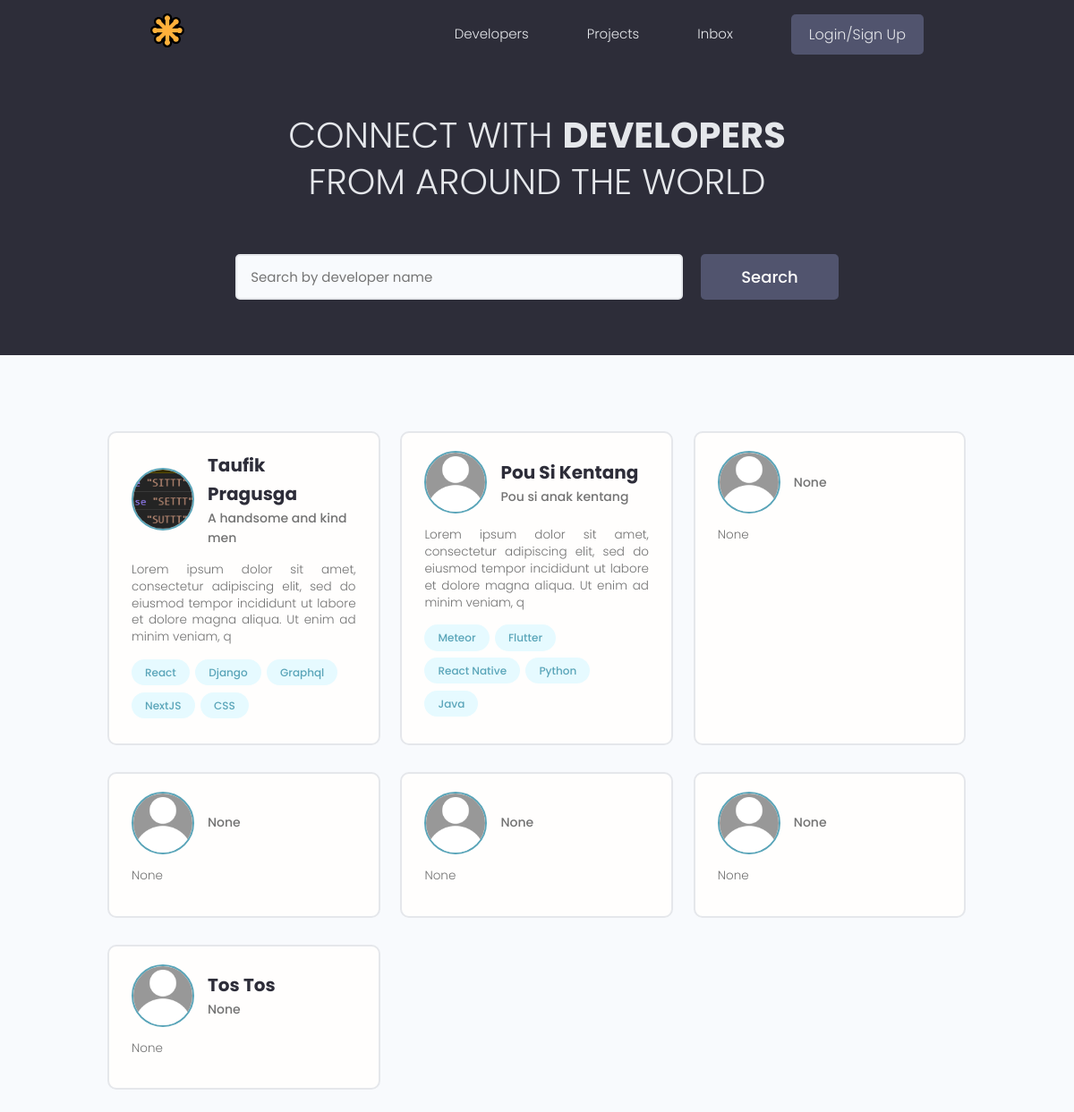
The page / on the database its author committed.
### users/models.py (models this page shows, shortened)
class Profile(models.Model):
    id = models.UUIDField(primary_key=True, default=uuid.uuid4, editable=False)
    created_at = models.DateTimeField(auto_now_add=True)
    user = models.OneToOneField(User, on_delete=models.CASCADE)
    name = models.CharField(max_length=200, null=True, blank=True)
    username = models.CharField(max_length=200, null=True, blank=True)
    location = models.CharField(max_length=300, null=True, blank=True)
    email = models.CharField(max_length=200, null=True, blank=True)
    short_intro = models.CharField(max_length=200, null=True, blank=True)
    bio = models.TextField(null=True, blank=True)
    profile_image = models.ImageField(
        upload_to="profiles/",
        blank=True,
        null=True,
        default="profiles/default.jpg",
    )
    social_github = models.CharField(max_length=200, null=True, blank=True)
    social_twitter = models.CharField(max_length=200, null=True, blank=True)
    social_linkedin = models.CharField(max_length=200, null=True, blank=True)
    social_youtube = models.CharField(max_length=200, null=True, blank=True)

class Skill(models.Model):
    id = models.UUIDField(primary_key=True, default=uuid.uuid4, editable=False)
    created_at = models.DateTimeField(auto_now_add=True)
    owner = models.ForeignKey(
        Profile, on_delete=models.CASCADE, null=True, blank=True
    )
    name = models.CharField(max_length=200, null=True, blank=True)
    description = models.TextField(null=True, blank=True)
    def __str__(self):
        return str(self.name)

### users/views.py (the view)
# urls.py: path("", views.profiles, name="profiles"),
def profiles(request):
    profiles = Profile.objects.all()
    context = {"profiles": profiles}
    return render(request, "users/profiles.html", context)

### users/templates/users/profiles.html (shortened to what this page needs)
{% extends "main.html"%}
{% block content %}
<main class="home">
  <section class="hero-section text-center">
    <div class="container container--narrow">
      <div class="hero-section__box">
        <h2>CONNECT WITH <span>DEVELOPERS</span></h2>
        <h2>FROM AROUND THE WORLD</h2>
      </div>
      <div class="hero-section__search">
        <form class="form" action="#" method="get">
          <div class="form__field">
            <input class="input input--text" id="formInput#search" type="text" name="text"
              placeholder="Search by developer name" />
          </div>
          <input class="btn btn--sub btn--lg" type="submit" value="Search" />
        </form>
      </div>
    </div>
  </section>
  <section class="devlist">
    <div class="container">
      <div class="grid grid--three">
        {% for profile in profiles %}
        <div class="column card">
          <div class="dev">
            <a href="{% url 'user-profile' profile.id %}" class="card__body">
              <div class="dev__profile">
                <img class="avatar avatar--md" src="{{profile.profile_image.url}}" alt="{{profile.name}}" />
                <div class="dev__meta">
                  <h3>{{profile.name}}</h3>
                  <h5>{{profile.short_intro|slice:"60"}}</h5>
                </div>
              </div>
              <p class="dev__info">
                {{profile.bio|slice:"150"}}
              </p>
              <div class="dev__skills">
                {% for skill in profile.skill_set.all|slice:'5' %}
                <span class="tag tag--pill tag--main">
                  <small>{{skill}}</small>
                </span>
                {% endfor %}
              </div>
            </a>
          </div>
        </div>
        {% endfor %}
      </div>
    </div>
  </section>
</main>
{% endblock content%}

### static/styles/app.css (style rules this page uses)
:root { --color-sub: #2d2d39; }
.btn--sub { background-color: var(--color-sub-light); }
.card { border: 2px solid var(--color-light); }
img { width: 100%; }
.hero-section { height: 40vh; display: flex; align-items: center; background-color: var(--color-sub); }
.hero-section__box { margin-bottom: 4rem; }
.hero-section__box > h2, .hero-section__box > h2 > span { font-size: 4rem; color: var(--color-light); line-height: 1.3; text-transform: uppercase; }
.hero-section__box > h2 { font-weight: 300; }
.hero-section__box > h2 > span { font-weight: 700; }
.hero-section__search > .form { display: flex; align-items: center; justify-content: center; gap: 2rem; }
.hero-section__search > .form input.input--text { width: 50rem; }
.devlist { margin-top: 8rem; }
.devlist .grid { align-items: stretch; }
.devlist .dev .dev__profile { display: flex; align-items: center; gap: 1.5rem; }
.devlist .dev .dev__meta h3 { color: var(--color-sub); font-size: 2rem; font-weight: 700; }
.devlist .dev .dev__meta h5 { color: var(--color-text); font-size: 1.4rem; font-weight: 500; }
.devlist .dev .dev__info { margin: 1.5rem 0; font-size: 1.35rem; line-height: 1.4; text-align: justify; }

### static/uikit/styles/modules/_variables.css (style rules this page uses)
:root { --color-main: #5aa5b9; --color-main-light: #e6faff; --color-sub: #3f4156; --color-sub-light: #51546e; --color-sub-lighter: #ededfd; --color-text: #737373; --color-gray: #8b8b8b; --color-light: #e5e7eb; --color-light-gray: #767676; --color-bg: #f8fafd; --color-white: #fffefd; --color-white-light: #f3f3f3; --color-success: #359e64; --color-success-bg: #def8e8; --color-error: #fc4b0b; --color-error-bg: #fff2ee; --font-base: 'Poppins', arial, helvetica, 'Segoe UI', roboto, ubuntu, sans-serif; --font-monospace: 'Fira Code', 'Courier New', courier, monospace; --font-regular: 300; --font-medium: 500; --font-bold: 700; --generic-shadow: 1px 1px 5px #00000010; --generic-transition: all 0.3s ease-in-out; }

### static/uikit/styles/modules/_base.css (style rules this page uses)
* { margin: 0; padding: 0; box-sizing: border-box; text-rendering: optimizeLegibility; color: inherit; font-size: inherit; }
html { font-size: 50%; }
@media only screen and (min-width: 480px) { html { font-size: 56.25%; } }
@media only screen and (min-width: 1200px) { html { font-size: 62.5%; } }
body { line-height: 1.6; font-weight: 400; font-size: 1.5rem; color: var(--color-text); background-color: var(--color-bg); min-height: 100vh; }

### static/uikit/styles/modules/_typography.css (style rules this page uses)
* { font-family: var(--font-base); }
h2 { font-size: 3.6rem; font-weight: var(--font-bold); }
h3 { font-size: 3.2rem; font-weight: var(--font-medium); }
h5 { font-size: 2.4rem; font-weight: var(--font-medium); }
h5, h6 { font-weight: var(--font-regular); }
p, span, strong { font-size: 1.6rem; color: var(--color-text); font-weight: var(--font-regular); }
a { padding-bottom: 2px; text-decoration: none; display: inline-block; color: var(--color-main); font-weight: var(--font-medium); }

### static/uikit/styles/modules/_utilities.css (style rules this page uses)
.container { width: 92%; max-width: 165rem; margin: 0 auto; box-sizing: border-box; }
.container--narrow { width: 92%; max-width: 120rem; }
@media screen and (min-width: 1000px) { .container { width: 90%; } }
@media screen and (min-width: 1000px) { .container--narrow { width: 85%; } }
@media screen and (min-width: 1200px) { .container { width: 80%; } }
@media screen and (min-width: 1200px) { .container--narrow { width: 72%; } }
.text-center { text-align: center; }

### static/uikit/styles/modules/_avatar.css (style rules this page uses)
.avatar { border-radius: 50%; border: 2px solid var(--color-main); object-fit: cover; }
.avatar--md { height: 7rem; width: 7rem; }

### static/uikit/styles/modules/_button.css (style rules this page uses)
.btn { display: inline-block; position: relative; cursor: pointer; background-color: var(--color-light); font-weight: var(--font-medium); color: var(--color-sub); text-decoration: none; padding: 1rem 2rem; border-radius: 0.5rem; border: none; width: -webkit-fit-content; width: -moz-fit-content; width: fit-content; height: -webkit-fit-content; height: -moz-fit-content; height: fit-content; font-size: 1.6rem; outline-width: 0; outline-color: transparent; -webkit-backface-visibility: hidden; backface-visibility: hidden; transition: all 0.3s ease-in-out; }
.btn--sub { background-color: var(--color-sub); color: var(--color-white); }
.btn--lg { font-size: 1.8rem; padding: 1.2rem 4.5rem; }

### static/uikit/styles/modules/_card.css (style rules this page uses)
.card { border-radius: 1rem; background-color: var(--color-white); border: 1.5px solid var(--color-light); width: auto; height: auto; margin-top: 0.5rem; margin-bottom: 0.5rem; overflow: hidden; }
.card__body, .card__header { padding: 2rem 2.5rem; }

### rows shown on the page
Profile: profile_image (picture), name "Taufik Pragusga", short_intro "A handsome and kind men", bio "Lorem ipsum dolor sit amet, consectetur adipiscing elit, sed do eiusmod tempor incididunt ut labore et dolore magna aliqua. Ut enim ad minim veniam, q"
Skill: name "React"
Skill: name "Django"
Skill: name "Graphql"
Skill: name "NextJS"
Skill: name "CSS"
Profile: profile_image (placeholder picture), name "Pou Si Kentang", short_intro "Pou si anak kentang", bio "Lorem ipsum dolor sit amet, consectetur adipiscing elit, sed do eiusmod tempor incididunt ut labore et dolore magna aliqua. Ut enim ad minim veniam, q"
Skill: name "Meteor"
Skill: name "Flutter"
Skill: name "React Native"
Skill: name "Python"
Skill: name "Java"
Profile: profile_image (placeholder picture), short_intro "None", bio "None"
Profile: profile_image (placeholder picture), short_intro "None", bio "None"
Profile: profile_image (placeholder picture), short_intro "None", bio "None"
Profile: profile_image (placeholder picture), short_intro "None", bio "None"
Profile: profile_image (placeholder picture), name "Tos Tos", short_intro "None", bio "None"
